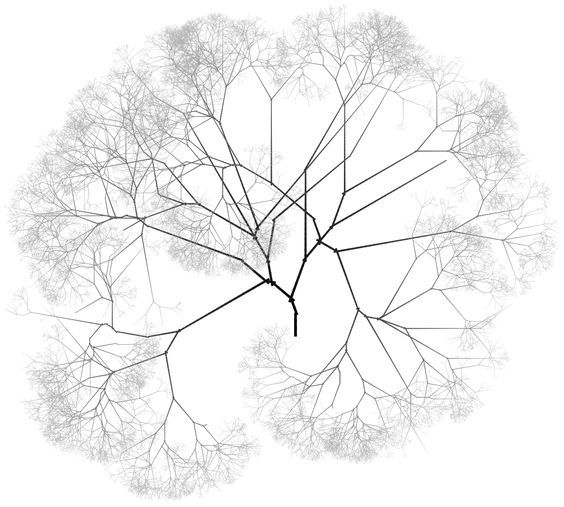
#> input picture AllInOne.jpeg, 564 x 507 px
$ python MedianMinMaxFilter.py
#> lines starting #> are read from the running program, lines starting #| are printed output that depends on the picture
from scipy import ndimage
import matplotlib.pyplot as plt
import numpy as np

img = plt.imread('AllInOne.jpeg')
#> img is the input picture: shape (507, 564, 3); min 0, max 255, mean 241.5

#Menggunakan Median, Min dan Max Filter
img_median = ndimage.median_filter(img, size = 2)
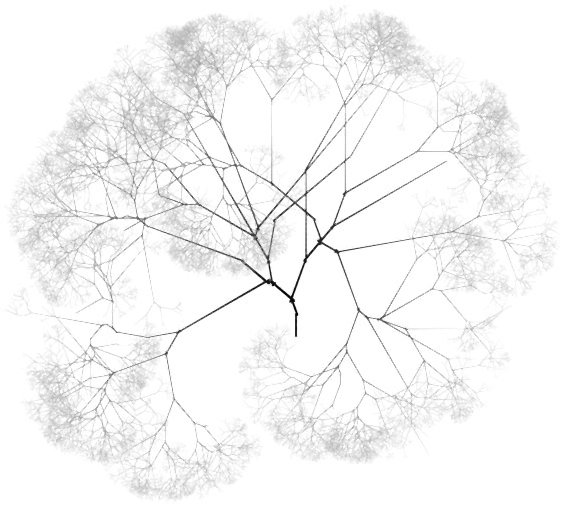
#> img_median: shape (507, 564, 3); min 0, max 255, mean 245.2
img_min = ndimage.minimum_filter(img, size = 2)
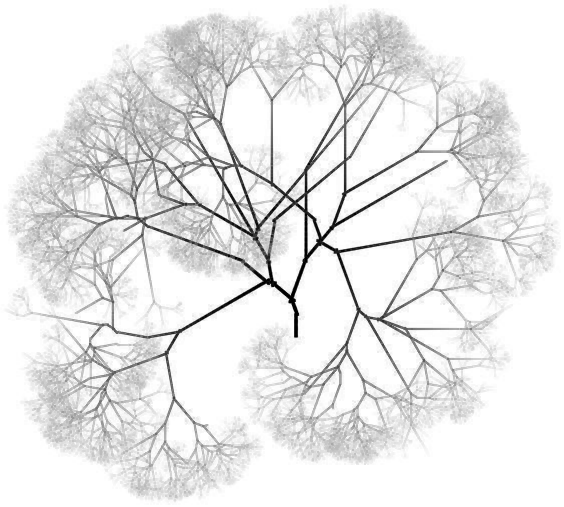
#> img_min: shape (507, 564, 3); min 0, max 255, mean 232.5
img_max = ndimage.maximum_filter(img, size = 2)
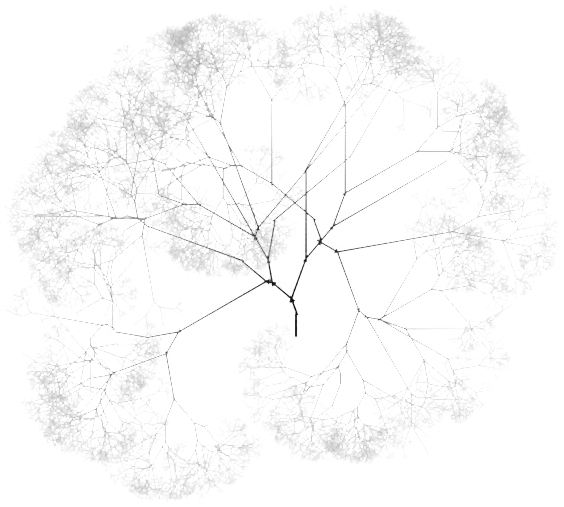
#> img_max: shape (507, 564, 3); min 7, max 255, mean 249.8

#Munculkan semua gambar hasil
fig, ax = plt.subplots(nrows=1, ncols=4, figsize= (10,5))

ax[0].imshow(img)
ax[0].set_title('Original Image')

ax[1].imshow(img_median)
ax[1].set_title('Median Filter')
ax[2].imshow(img_min)
ax[2].set_title('Min Filter')
ax[3].imshow(img_max)
ax[3].set_title('Max Filter')
plt.show()
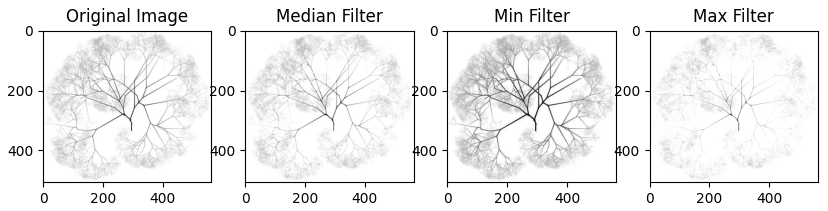
#> figure drawn by matplotlib, 4 panels
